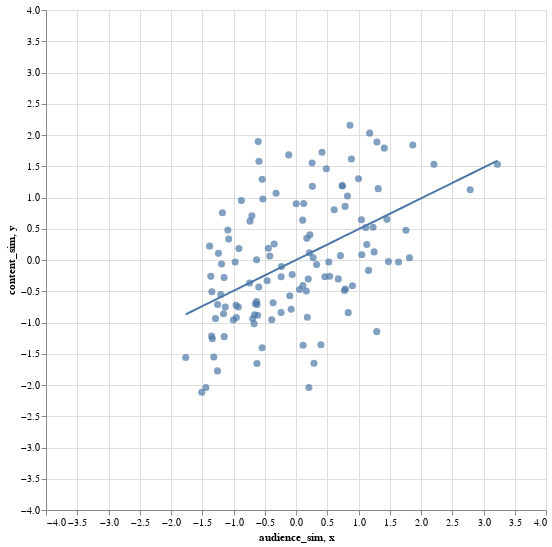

Notebook code for this chart:
### Code cell
points + fit

### Figure 1 — Vega-Lite specification as saved in the notebook (floating-point values rounded to 4 significant figures)
{"$schema": "https://vega.github.io/schema/vega-lite/v2.6.0.json", "config": {"view": {"height": 300, "width": 400}}, "datasets": {"data-1ab66e932460e420df9282f6e3daa9ee": [{"x": -1.765, "y": -0.8702}, {"x": -1.663, "y": -0.82}, {"x": -1.561, "y": -0.7698}, {"x": -1.459, "y": -0.7196}, {"x": -1.358, "y": -0.6694}, {"x": -1.256, "y": -0.6192}, {"x": -1.154, "y": -0.569}, {"x": -1.052, "y": -0.5188}, {"x": -0.9504, "y": -0.4687}, {"x": -0.8487, "y": -0.4185}, {"x": -0.7469, "y": -0.3683}, {"x": -0.6451, "y": -0.3181}, {"x": -0.5433, "y": -0.2679}, {"x": -0.4415, "y": -0.2177}, {"x": -0.3398, "y": -0.1675}, {"x": -0.238, "y": -0.1173}, {"x": -0.1362, "y": -0.06716}, {"x": -0.03442, "y": -0.01697}, {"x": 0.06736, "y": 0.03322}, {"x": 0.1691, "y": 0.0834}, {"x": 0.2709, "y": 0.1336}, {"x": 0.3727, "y": 0.1838}, {"x": 0.4745, "y": 0.234}, {"x": 0.5763, "y": 0.2842}, {"x": 0.678, "y": 0.3343}, {"x": 0.7798, "y": 0.3845}, {"x": 0.8816, "y": 0.4347}, {"x": 0.9834, "y": 0.4849}, {"x": 1.085, "y": 0.5351}, {"x": 1.187, "y": 0.5853}, {"x": 1.289, "y": 0.6355}, {"x": 1.391, "y": 0.6856}, {"x": 1.492, "y": 0.7358}, {"x": 1.594, "y": 0.786}, {"x": 1.696, "y": 0.8362}, {"x": 1.798, "y": 0.8864}, {"x": 1.899, "y": 0.9366}, {"x": 2.001, "y": 0.9868}, {"x": 2.103, "y": 1.037}, {"x": 2.205, "y": 1.087}, {"x": 2.307, "y": 1.137}, {"x": 2.408, "y": 1.188}, {"x": 2.51, "y": 1.238}, {"x": 2.612, "y": 1.288}, {"x": 2.714, "y": 1.338}, {"x": 2.815, "y": 1.388}, {"x": 2.917, "y": 1.438}, {"x": 3.019, "y": 1.489}, {"x": 3.121, "y": 1.539}, {"x": 3.223, "y": 1.589}], "data-dee38ca350569b7866fa0c1406a784f0": [{"audience_sim": 0.2156, "content_sim": 0.1156, "d1": "bloomberg.com", "d2": "nytimes.com", "pair": "bloomberg.com - nytimes.com"}, {"audience_sim": -1.132, "content_sim": -0.7512, "d1": "nytimes.com", "d2": "sputniknews.com", "pair": "nytimes.com - sputniknews.com"}, {"audience_sim": 1.868, "content_sim": 1.839, "d1": "nytimes.com", "d2": "washingtonpost.com", "pair": "nytimes.com - washingtonpost.com"}, {"audience_sim": 1.0, "content_sim": 1.299, "d1": "nytimes.com", "d2": "wsj.com", "pair": "nytimes.com - wsj.com"}, {"audience_sim": -0.5925, "content_sim": 1.579, "d1": "cnn.com", "d2": "nytimes.com", "pair": "cnn.com - nytimes.com"}, {"audience_sim": 0.4624, "content_sim": -0.2679, "d1": "dailykos.com", "d2": "nytimes.com", "pair": "dailykos.com - nytimes.com"}, {"audience_sim": -0.922, "content_sim": -0.7519, "d1": "buzzfeed.com", "d2": "nytimes.com", "pair": "buzzfeed.com - nytimes.com"}, {"audience_sim": 0.2618, "content_sim": 1.178, "d1": "huffingtonpost.com", "d2": "nytimes.com", "pair": "huffingtonpost.com - nytimes.com"}, {"audience_sim": -0.7356, "content_sim": 0.6219, "d1": "foxnews.com", "d2": "nytimes.com", "pair": "foxnews.com - nytimes.com"}, {"audience_sim": 0.8645, "content_sim": 2.156, "d1": "npr.org", "d2": "nytimes.com", "pair": "npr.org - nytimes.com"}, {"audience_sim": -0.9134, "content_sim": 0.1822, "d1": "dailycaller.com", "d2": "nytimes.com", "pair": "dailycaller.com - nytimes.com"}, {"audience_sim": -1.204, "content_sim": -0.5517, "d1": "nytimes.com", "d2": "rt.com", "pair": "nytimes.com - rt.com"}, {"audience_sim": 0.6766, "content_sim": -0.3023, "d1": "nytimes.com", "d2": "thehill.com", "pair": "nytimes.com - thehill.com"}, {"audience_sim": -0.9737, "content_sim": -0.03115, "d1": "breitbart.com", "d2": "nytimes.com", "pair": "breitbart.com - nytimes.com"}, {"audience_sim": 1.133, "content_sim": 0.2474, "d1": "apnews.com", "d2": "nytimes.com", "pair": "apnews.com - nytimes.com"}, {"audience_sim": -0.6926, "content_sim": -0.9386, "d1": "bloomberg.com", "d2": "sputniknews.com", "pair": "bloomberg.com - sputniknews.com"}, {"audience_sim": 0.5388, "content_sim": -0.2588, "d1": "bloomberg.com", "d2": "washingtonpost.com", "pair": "bloomberg.com - washingtonpost.com"}, {"audience_sim": 1.413, "content_sim": 1.79, "d1": "bloomberg.com", "d2": "wsj.com", "pair": "bloomberg.com - wsj.com"}, {"audience_sim": -0.4427, "content_sim": 0.1876, "d1": "bloomberg.com", "d2": "cnn.com", "pair": "bloomberg.com - cnn.com"}, {"audience_sim": 0.3986, "content_sim": -1.355, "d1": "bloomberg.com", "d2": "dailykos.com", "pair": "bloomberg.com - dailykos.com"}, {"audience_sim": -0.6241, "content_sim": -1.656, "d1": "bloomberg.com", "d2": "buzzfeed.com", "pair": "bloomberg.com - buzzfeed.com"}, {"audience_sim": -0.07769, "content_sim": -0.7885, "d1": "bloomberg.com", "d2": "huffingtonpost.com", "pair": "bloomberg.com - huffingtonpost.com"}, {"audience_sim": -0.366, "content_sim": -0.6827, "d1": "bloomberg.com", "d2": "foxnews.com", "pair": "bloomberg.com - foxnews.com"}, {"audience_sim": 0.1962, "content_sim": -0.3056, "d1": "bloomberg.com", "d2": "npr.org", "pair": "bloomberg.com - npr.org"}, {"audience_sim": -0.6137, "content_sim": -0.883, "d1": "bloomberg.com", "d2": "dailycaller.com", "pair": "bloomberg.com - dailycaller.com"}, {"audience_sim": -0.6633, "content_sim": -0.8762, "d1": "bloomberg.com", "d2": "rt.com", "pair": "bloomberg.com - rt.com"}, {"audience_sim": 0.1809, "content_sim": -0.9146, "d1": "bloomberg.com", "d2": "thehill.com", "pair": "bloomberg.com - thehill.com"}, {"audience_sim": -0.6701, "content_sim": -1.02, "d1": "bloomberg.com", "d2": "breitbart.com", "pair": "bloomberg.com - breitbart.com"}, {"audience_sim": 0.775, "content_sim": -0.487, "d1": "apnews.com", "d2": "bloomberg.com", "pair": "apnews.com - bloomberg.com"}, {"audience_sim": -0.9552, "content_sim": -0.9204, "d1": "sputniknews.com", "d2": "washingtonpost.com", "pair": "sputniknews.com - washingtonpost.com"}, {"audience_sim": -0.6226, "content_sim": -0.7122, "d1": "sputniknews.com", "d2": "wsj.com", "pair": "sputniknews.com - wsj.com"}, {"audience_sim": -1.363, "content_sim": -0.2619, "d1": "cnn.com", "d2": "sputniknews.com", "pair": "cnn.com - sputniknews.com"}, {"audience_sim": -1.257, "content_sim": -1.774, "d1": "dailykos.com", "d2": "sputniknews.com", "pair": "dailykos.com - sputniknews.com"}, {"audience_sim": -1.508, "content_sim": -2.115, "d1": "buzzfeed.com", "d2": "sputniknews.com", "pair": "buzzfeed.com - sputniknews.com"}, {"audience_sim": -1.351, "content_sim": -1.215, "d1": "huffingtonpost.com", "d2": "sputniknews.com", "pair": "huffingtonpost.com - sputniknews.com"}, {"audience_sim": -0.5958, "content_sim": -0.4334, "d1": "foxnews.com", "d2": "sputniknews.com", "pair": "foxnews.com - sputniknews.com"}, {"audience_sim": -1.254, "content_sim": -0.7107, "d1": "npr.org", "d2": "sputniknews.com", "pair": "npr.org - sputniknews.com"}, {"audience_sim": -0.3887, "content_sim": -0.9565, "d1": "dailycaller.com", "d2": "sputniknews.com", "pair": "dailycaller.com - sputniknews.com"}, {"audience_sim": 1.178, "content_sim": 2.03, "d1": "rt.com", "d2": "sputniknews.com", "pair": "rt.com - sputniknews.com"}, {"audience_sim": -1.148, "content_sim": -1.226, "d1": "sputniknews.com", "d2": "thehill.com", "pair": "sputniknews.com - thehill.com"}, {"audience_sim": 0.05631, "content_sim": -0.4709, "d1": "breitbart.com", "d2": "sputniknews.com", "pair": "breitbart.com - sputniknews.com"}, {"audience_sim": -0.7427, "content_sim": -0.3667, "d1": "apnews.com", "d2": "sputniknews.com", "pair": "apnews.com - sputniknews.com"}, {"audience_sim": 1.454, "content_sim": 0.6503, "d1": "washingtonpost.com", "d2": "wsj.com", "pair": "washingtonpost.com - wsj.com"}, {"audience_sim": 0.416, "content_sim": 1.725, "d1": "cnn.com", "d2": "washingtonpost.com", "pair": "cnn.com - washingtonpost.com"}, {"audience_sim": 1.046, "content_sim": 0.643, "d1": "dailykos.com", "d2": "washingtonpost.com", "pair": "dailykos.com - washingtonpost.com"}, {"audience_sim": -0.4616, "content_sim": -0.3316, "d1": "buzzfeed.com", "d2": "washingtonpost.com", "pair": "buzzfeed.com - washingtonpost.com"}, {"audience_sim": 0.8869, "content_sim": 1.615, "d1": "huffingtonpost.com", "d2": "washingtonpost.com", "pair": "huffingtonpost.com - washingtonpost.com"}, {"audience_sim": 0.1235, "content_sim": 0.903, "d1": "foxnews.com", "d2": "washingtonpost.com", "pair": "foxnews.com - washingtonpost.com"}, {"audience_sim": 1.295, "content_sim": 1.889, "d1": "npr.org", "d2": "washingtonpost.com", "pair": "npr.org - washingtonpost.com"}, {"audience_sim": -0.3186, "content_sim": 1.067, "d1": "dailycaller.com", "d2": "washingtonpost.com", "pair": "dailycaller.com - washingtonpost.com"}, {"audience_sim": -0.9592, "content_sim": -0.7258, "d1": "rt.com", "d2": "washingtonpost.com", "pair": "rt.com - washingtonpost.com"}, {"audience_sim": 1.759, "content_sim": 0.4759, "d1": "thehill.com", "d2": "washingtonpost.com", "pair": "thehill.com - washingtonpost.com"}, {"audience_sim": -0.3493, "content_sim": 0.2569, "d1": "breitbart.com", "d2": "washingtonpost.com", "pair": "breitbart.com - washingtonpost.com"}, {"audience_sim": 1.816, "content_sim": 0.03537, "d1": "apnews.com", "d2": "washingtonpost.com", "pair": "apnews.com - washingtonpost.com"}, {"audience_sim": 0.003634, "content_sim": 0.9013, "d1": "cnn.com", "d2": "wsj.com", "pair": "cnn.com - wsj.com"}, {"audience_sim": 0.8357, "content_sim": -0.8425, "d1": "dailykos.com", "d2": "wsj.com", "pair": "dailykos.com - wsj.com"}, {"audience_sim": -0.5416, "content_sim": -1.405, "d1": "buzzfeed.com", "d2": "wsj.com", "pair": "buzzfeed.com - wsj.com"}, {"audience_sim": 0.2745, "content_sim": 0.03642, "d1": "huffingtonpost.com", "d2": "wsj.com", "pair": "huffingtonpost.com - wsj.com"}, {"audience_sim": 0.5246, "content_sim": -0.03175, "d1": "foxnews.com", "d2": "wsj.com", "pair": "foxnews.com - wsj.com"}, {"audience_sim": 0.786, "content_sim": 0.858, "d1": "npr.org", "d2": "wsj.com", "pair": "npr.org - wsj.com"}, {"audience_sim": 0.1109, "content_sim": -0.4079, "d1": "dailycaller.com", "d2": "wsj.com", "pair": "dailycaller.com - wsj.com"}, {"audience_sim": -0.6502, "content_sim": -0.6993, "d1": "rt.com", "d2": "wsj.com", "pair": "rt.com - wsj.com"}, {"audience_sim": 0.7899, "content_sim": -0.4646, "d1": "thehill.com", "d2": "wsj.com", "pair": "thehill.com - wsj.com"}, {"audience_sim": 0.1645, "content_sim": -0.4952, "d1": "breitbart.com", "d2": "wsj.com", "pair": "breitbart.com - wsj.com"}, {"audience_sim": 1.479, "content_sim": -0.02557, "d1": "apnews.com", "d2": "wsj.com", "pair": "apnews.com - wsj.com"}, {"audience_sim": 0.2224, "content_sim": 0.4024, "d1": "cnn.com", "d2": "dailykos.com", "pair": "cnn.com - dailykos.com"}, {"audience_sim": -0.6305, "content_sim": -0.6662, "d1": "buzzfeed.com", "d2": "cnn.com", "pair": "buzzfeed.com - cnn.com"}, {"audience_sim": 0.2571, "content_sim": 1.553, "d1": "cnn.com", "d2": "huffingtonpost.com", "pair": "cnn.com - huffingtonpost.com"}, {"audience_sim": -0.6055, "content_sim": 1.894, "d1": "cnn.com", "d2": "foxnews.com", "pair": "cnn.com - foxnews.com"}, {"audience_sim": -0.1167, "content_sim": 1.682, "d1": "cnn.com", "d2": "npr.org", "pair": "cnn.com - npr.org"}, {"audience_sim": -0.541, "content_sim": 1.291, "d1": "cnn.com", "d2": "dailycaller.com", "pair": "cnn.com - dailycaller.com"}, {"audience_sim": -1.24, "content_sim": 0.1064, "d1": "cnn.com", "d2": "rt.com", "pair": "cnn.com - rt.com"}, {"audience_sim": 1.316, "content_sim": 1.142, "d1": "cnn.com", "d2": "thehill.com", "pair": "cnn.com - thehill.com"}, {"audience_sim": -1.177, "content_sim": 0.755, "d1": "breitbart.com", "d2": "cnn.com", "pair": "breitbart.com - cnn.com"}, {"audience_sim": 0.8233, "content_sim": 1.025, "d1": "apnews.com", "d2": "cnn.com", "pair": "apnews.com - cnn.com"}, {"audience_sim": 0.113, "content_sim": -1.365, "d1": "buzzfeed.com", "d2": "dailykos.com", "pair": "buzzfeed.com - dailykos.com"}, {"audience_sim": 1.115, "content_sim": 0.5181, "d1": "dailykos.com", "d2": "huffingtonpost.com", "pair": "dailykos.com - huffingtonpost.com"}, {"audience_sim": -0.2375, "content_sim": -0.2679, "d1": "dailykos.com", "d2": "foxnews.com", "pair": "dailykos.com - foxnews.com"}, {"audience_sim": 1.161, "content_sim": -0.1665, "d1": "dailykos.com", "d2": "npr.org", "pair": "dailykos.com - npr.org"}, {"audience_sim": -1.091, "content_sim": 0.4805, "d1": "dailycaller.com", "d2": "dailykos.com", "pair": "dailycaller.com - dailykos.com"}, {"audience_sim": -1.314, "content_sim": -1.553, "d1": "dailykos.com", "d2": "rt.com", "pair": "dailykos.com - rt.com"}, {"audience_sim": 1.052, "content_sim": 0.08494, "d1": "dailykos.com", "d2": "thehill.com", "pair": "dailykos.com - thehill.com"}, {"audience_sim": -1.151, "content_sim": -0.2816, "d1": "breitbart.com", "d2": "dailykos.com", "pair": "breitbart.com - dailykos.com"}, {"audience_sim": 1.293, "content_sim": -1.146, "d1": "apnews.com", "d2": "dailykos.com", "pair": "apnews.com - dailykos.com"}, {"audience_sim": 0.1732, "content_sim": 0.3465, "d1": "buzzfeed.com", "d2": "huffingtonpost.com", "pair": "buzzfeed.com - huffingtonpost.com"}, {"audience_sim": -1.338, "content_sim": -1.261, "d1": "buzzfeed.com", "d2": "foxnews.com", "pair": "buzzfeed.com - foxnews.com"}, {"audience_sim": -0.2383, "content_sim": -0.8398, "d1": "buzzfeed.com", "d2": "npr.org", "pair": "buzzfeed.com - npr.org"}, {"audience_sim": -1.16, "content_sim": -0.8601, "d1": "buzzfeed.com", "d2": "dailycaller.com", "pair": "buzzfeed.com - dailycaller.com"}, {"audience_sim": -1.442, "content_sim": -2.041, "d1": "buzzfeed.com", "d2": "rt.com", "pair": "buzzfeed.com - rt.com"}, {"audience_sim": 0.2875, "content_sim": -1.651, "d1": "buzzfeed.com", "d2": "thehill.com", "pair": "buzzfeed.com - thehill.com"}, {"audience_sim": -1.765, "content_sim": -1.56, "d1": "breitbart.com", "d2": "buzzfeed.com", "pair": "breitbart.com - buzzfeed.com"}, {"audience_sim": 0.2064, "content_sim": -2.041, "d1": "apnews.com", "d2": "buzzfeed.com", "pair": "apnews.com - buzzfeed.com"}, {"audience_sim": -0.7063, "content_sim": 0.7093, "d1": "foxnews.com", "d2": "huffingtonpost.com", "pair": "foxnews.com - huffingtonpost.com"}, {"audience_sim": 0.7399, "content_sim": 1.187, "d1": "huffingtonpost.com", "d2": "npr.org", "pair": "huffingtonpost.com - npr.org"}, {"audience_sim": -0.8733, "content_sim": 0.9516, "d1": "dailycaller.com", "d2": "huffingtonpost.com", "pair": "dailycaller.com - huffingtonpost.com"}, {"audience_sim": -1.287, "content_sim": -0.9378, "d1": "huffingtonpost.com", "d2": "rt.com", "pair": "huffingtonpost.com - rt.com"}, {"audience_sim": 1.25, "content_sim": 0.1297, "d1": "huffingtonpost.com", "d2": "thehill.com", "pair": "huffingtonpost.com - thehill.com"}, {"audience_sim": -1.382, "content_sim": 0.2218, "d1": "breitbart.com", "d2": "huffingtonpost.com", "pair": "breitbart.com - huffingtonpost.com"}, {"audience_sim": 0.9032, "content_sim": -0.4127, "d1": "apnews.com", "d2": "huffingtonpost.com", "pair": "apnews.com - huffingtonpost.com"}, {"audience_sim": -0.5308, "content_sim": 0.9749, "d1": "foxnews.com", "d2": "npr.org", "pair": "foxnews.com - npr.org"}, {"audience_sim": 2.207, "content_sim": 1.531, "d1": "dailycaller.com", "d2": "foxnews.com", "pair": "dailycaller.com - foxnews.com"}, {"audience_sim": -0.4192, "content_sim": 0.06374, "d1": "foxnews.com", "d2": "rt.com", "pair": "foxnews.com - rt.com"}, {"audience_sim": 0.6106, "content_sim": 0.803, "d1": "foxnews.com", "d2": "thehill.com", "pair": "foxnews.com - thehill.com"}, {"audience_sim": 2.787, "content_sim": 1.123, "d1": "breitbart.com", "d2": "foxnews.com", "pair": "breitbart.com - foxnews.com"}, {"audience_sim": 0.4848, "content_sim": 1.46, "d1": "apnews.com", "d2": "foxnews.com", "pair": "apnews.com - foxnews.com"}, {"audience_sim": -1.077, "content_sim": 0.3372, "d1": "dailycaller.com", "d2": "npr.org", "pair": "dailycaller.com - npr.org"}, {"audience_sim": -1.346, "content_sim": -0.5084, "d1": "npr.org", "d2": "rt.com", "pair": "npr.org - rt.com"}, {"audience_sim": 0.7112, "content_sim": 0.06971, "d1": "npr.org", "d2": "thehill.com", "pair": "npr.org - thehill.com"}, {"audience_sim": -1.192, "content_sim": -0.0633, "d1": "breitbart.com", "d2": "npr.org", "pair": "breitbart.com - npr.org"}, {"audience_sim": 1.233, "content_sim": 0.5247, "d1": "apnews.com", "d2": "npr.org", "pair": "apnews.com - npr.org"}, {"audience_sim": -0.0997, "content_sim": -0.5726, "d1": "dailycaller.com", "d2": "rt.com", "pair": "dailycaller.com - rt.com"}, {"audience_sim": 0.7423, "content_sim": 1.187, "d1": "dailycaller.com", "d2": "thehill.com", "pair": "dailycaller.com - thehill.com"}, {"audience_sim": 3.223, "content_sim": 1.533, "d1": "breitbart.com", "d2": "dailycaller.com", "pair": "breitbart.com - dailycaller.com"}, {"audience_sim": -0.06096, "content_sim": -0.2323, "d1": "apnews.com", "d2": "dailycaller.com", "pair": "apnews.com - dailycaller.com"}, {"audience_sim": -1.002, "content_sim": -0.9605, "d1": "rt.com", "d2": "thehill.com", "pair": "rt.com - thehill.com"}, {"audience_sim": 0.3299, "content_sim": -0.07259, "d1": "breitbart.com", "d2": "rt.com", "pair": "breitbart.com - rt.com"}, {"audience_sim": -0.63, "content_sim": 0.004535, "d1": "apnews.com", "d2": "rt.com", "pair": "apnews.com - rt.com"}, {"audience_sim": 0.1067, "content_sim": 0.6377, "d1": "breitbart.com", "d2": "thehill.com", "pair": "breitbart.com - thehill.com"}, {"audience_sim": 1.641, "content_sim": -0.03178, "d1": "apnews.com", "d2": "thehill.com", "pair": "apnews.com - thehill.com"}, {"audience_sim": -0.2326, "content_sim": -0.1052, "d1": "apnews.com", "d2": "breitbart.com", "pair": "apnews.com - breitbart.com"}]}, "layer": [{"data": {"name": "data-dee38ca350569b7866fa0c1406a784f0"}, "encoding": {"tooltip": {"field": "pair", "type": "nominal"}, "x": {"field": "audience_sim", "type": "quantitative"}, "y": {"field": "content_sim", "type": "quantitative"}}, "mark": {"size": 50, "type": "circle"}}, {"data": {"name": "data-1ab66e932460e420df9282f6e3daa9ee"}, "encoding": {"x": {"field": "x", "scale": {"domain": [-4, 4]}, "type": "quantitative"}, "y": {"field": "y", "scale": {"domain": [-4, 4]}, "type": "quantitative"}}, "height": 500, "mark": "line", "width": 500}]}
